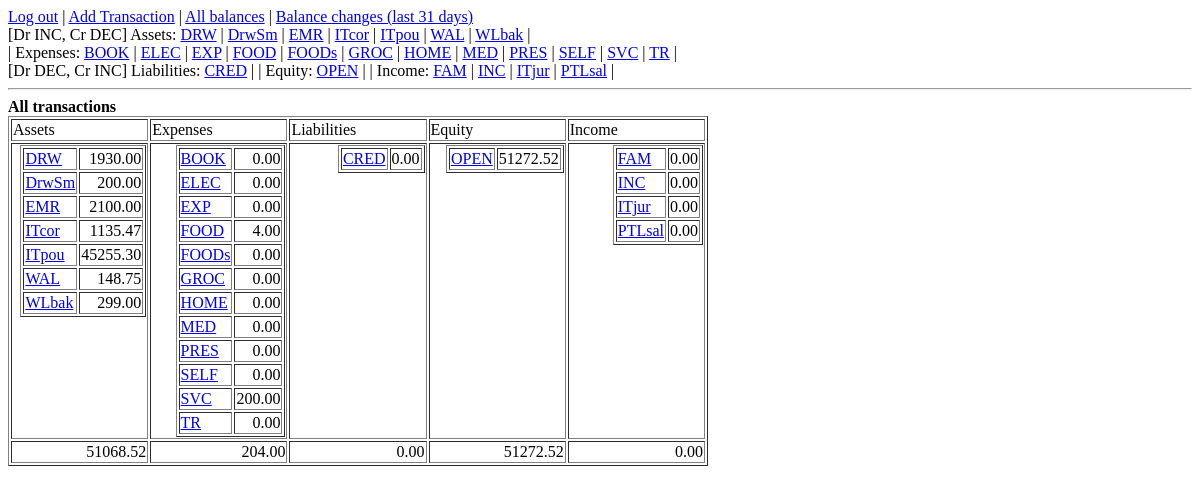
The page /alesheets/balances/ (signed in) on the database as committed earlier.
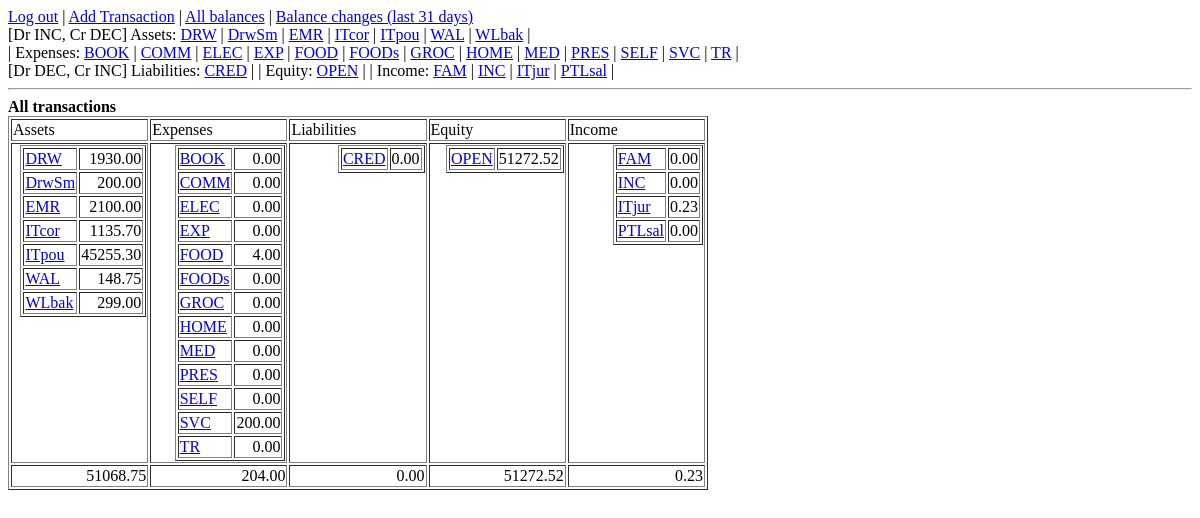
The same page on the database as committed later.
### alesheets/models.py (models this page shows)
class Account(models.Model):
    owner = models.ForeignKey(Owner)
    name = models.CharField(max_length=80)
    short_name = models.CharField(max_length=20)
    type = models.ForeignKey(AccountType)
    def __unicode__(self):
        return self.short_name
    def __str__(self):
        return self.__unicode__()

### alesheets/views.py (the view)
@login_required
def show_balances(request):
    asset_accounts = Account.objects.filter(type__name="Asset").order_by('short_name')
    expense_accounts = Account.objects.filter(type__name="Expense").order_by('short_name')
    liability_accounts = Account.objects.filter(type__name="Liability").order_by('short_name')
    equity_accounts = Account.objects.filter(type__name="Equity").order_by('short_name')
    income_accounts = Account.objects.filter(type__name="Income").order_by('short_name')
    account_types = [asset_accounts, expense_accounts, liability_accounts,
                     equity_accounts, income_accounts]
    type_balances = []
    type_totals = []
    for type in account_types:
        type_balances.append(map(get_balance_html, type))
        type_totals.append("%.2f" % sum(map(get_balance_value, type)))
    return render(request, 'alesheets/showbalances.html',
                  {'type_balances': type_balances,
                   'type_totals': type_totals,
                   'asset_accounts': asset_accounts,
                   'expense_accounts': expense_accounts,
                   'liability_accounts': liability_accounts,
                   'equity_accounts': equity_accounts,
                   'income_accounts': income_accounts,
                   'report_type': "All transactions", })

### alesheets/views.py (called while the page is built)
def get_balance_html(account):
    balance = 0
    debit_transactions = Transaction.objects.filter(debit=account)
    credit_transactions = Transaction.objects.filter(credit=account)
    raw_transactions = sorted(chain(debit_transactions,
                                    credit_transactions),
                              key=lambda tr: tr.date)
    for transaction in raw_transactions:
        sign = account.type.sign_modifier
        if str(transaction.credit) == str(account.short_name):
            sign *= -1
        balance += sign * transaction.value
    return '<tr><td><a href="/alesheets/account/%s/">%s</a></td><td align="right">%.2f</td></tr>' % (account.short_name, account.short_name, balance)

def get_balance_value(account):
    balance = 0
    debit_transactions = Transaction.objects.filter(debit=account)
    credit_transactions = Transaction.objects.filter(credit=account)
    raw_transactions = sorted(chain(debit_transactions,
                                    credit_transactions),
                              key=lambda tr: tr.date)
    for transaction in raw_transactions:
        sign = account.type.sign_modifier
        if str(transaction.credit) == str(account.short_name):
            sign *= -1
        balance += sign * transaction.value
    return balance

### alesheets/templates/alesheets/showbalances.html
<html>
  <body>
    {% include "alesheets/allaccts.html" %}
    <b>
      {{ report_type}}
    </b>
    <table width="700" border="1">
      <thead>
        <td width="20%">Assets</td>
        <td width="20%">Expenses</td>
        <td width="20%">Liabilities</td>
        <td width="20%">Equity</td>
        <td width="20%">Income</td>
      </thead>
      <tbody>
        <tr>
          {% for type in type_balances %}
          <td valign="top" align="right">
            <table border="1">
              {% autoescape off %}
              {% for balance in type %}
              {{ balance }}
              {% endfor %}
              {% endautoescape %}
            </table>
          </td>
          {% endfor %}
        </tr>
        <tr>
          {% for type in type_totals %}
          <td align="right">{{ type }}</td>
          {% endfor %}
        </tr>
      </tbody>
    </table>
  </body>
</html>

### alesheets/templates/alesheets/allaccts.html
<a href="/alesheets/logout/">Log out</a> |
<a href="/admin/alesheets/transaction/add/" target="alesheets_admin">Add Transaction</a> |
<a href="/alesheets/balances">All balances</a> |
<a href="/alesheets/balchanges">Balance changes (last 31 days)</a><br>
[Dr INC, Cr DEC]
Assets:
{% for account in asset_accounts %}
<a href="/alesheets/account/{{ account.short_name }}/">{{account.short_name }}</a> |
{% endfor %}
<br>
| Expenses:
{% for account in expense_accounts %}
<a href="/alesheets/account/{{ account.short_name }}/">{{account.short_name }}</a> |
{% endfor %}
<br>
[Dr DEC, Cr INC]
Liabilities:
{% for account in liability_accounts %}
<a href="/alesheets/account/{{ account.short_name }}/">{{account.short_name }}</a> |
{% endfor %}
| Equity:
{% for account in equity_accounts %}
<a href="/alesheets/account/{{ account.short_name }}/">{{account.short_name }}</a> |
{% endfor %}
| Income:
{% for account in income_accounts %}
<a href="/alesheets/account/{{ account.short_name }}/">{{account.short_name }}</a> |
{% endfor %}
<hr>

Rows that differ between the two databases and show on the page:
added Account: short_name "COMM"
Other text that changed with them:
list line gone: "ITcor 1135.47"
new list line: "ITcor 1135.70"
new list line: "COMM 0.00"
list line gone: "ITjur 0.00"
new list line: "ITjur 0.23"
new list line: "51068.75"
new list line: "0.23"
list line gone: "51068.52"
list line gone: "0.00"
